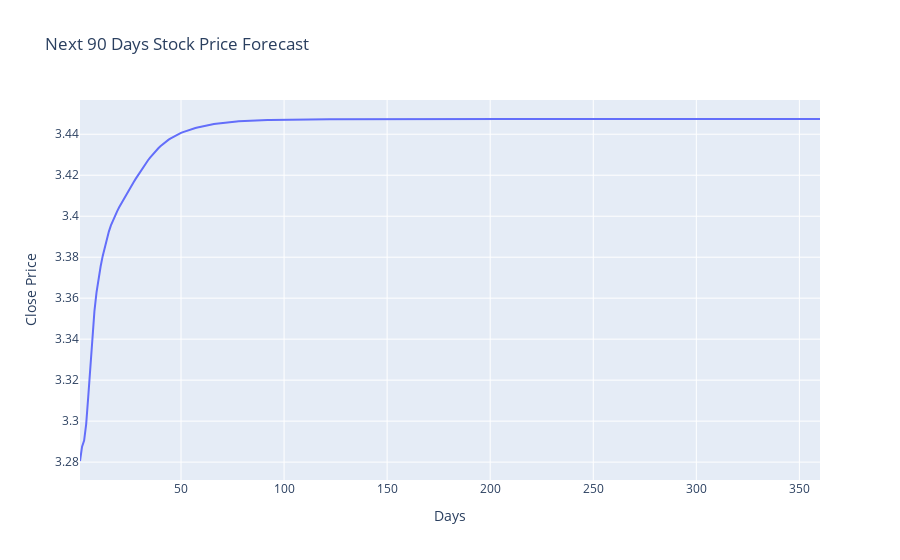

The notebook cell saved with this chart:
### Code cell
# Plot future predictions using plotly.express
future_df = pd.DataFrame({
    'Day': range(1, 361),
    'Predicted Price': future_predictions.flatten()
})
fig = px.line(future_df, x='Day', y='Predicted Price', title='Next 90 Days Stock Price Forecast')
fig.update_layout(xaxis_title='Days', yaxis_title='Close Price')
fig.show()

### Figure 1 — Plotly figure (JSON) as saved in the notebook; plotly's stock layout.template omitted (floating-point values rounded to 4 significant figures; data arrays with more than 128 entries replaced by an {"elided": "..."} marker saying what was removed)
{"data": [{"hovertemplate": "Day=%{x}<br>Predicted Price=%{y}<extra></extra>", "legendgroup": "", "line": {"color": "#636efa", "dash": "solid"}, "marker": {"symbol": "circle"}, "mode": "lines", "name": "", "orientation": "v", "showlegend": false, "type": "scatter", "x": {"elided": "360 int values"}, "xaxis": "x", "y": {"elided": "360 float values"}, "yaxis": "y"}], "layout": {"legend": {"tracegroupgap": 0}, "title": {"text": "Next 90 Days Stock Price Forecast"}, "xaxis": {"anchor": "y", "domain": [0, 1], "title": {"text": "Days"}}, "yaxis": {"anchor": "x", "domain": [0, 1], "title": {"text": "Close Price"}}}}
